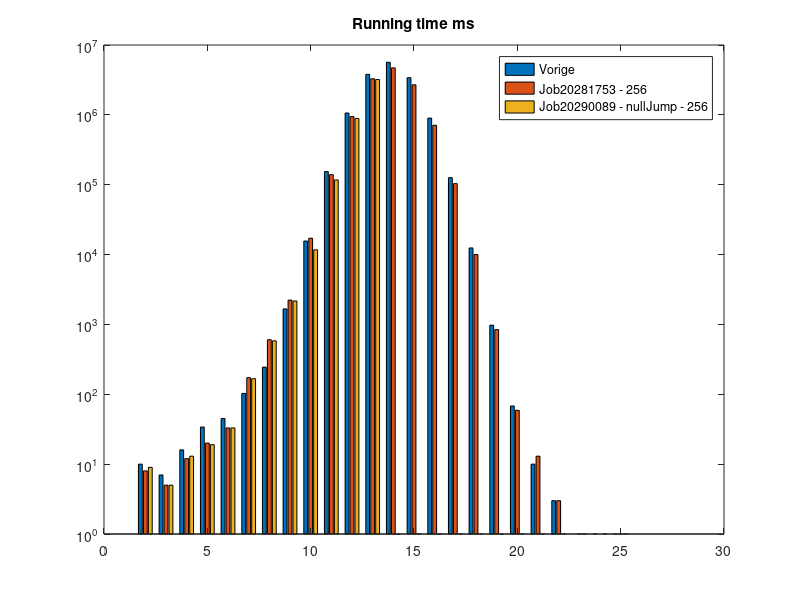
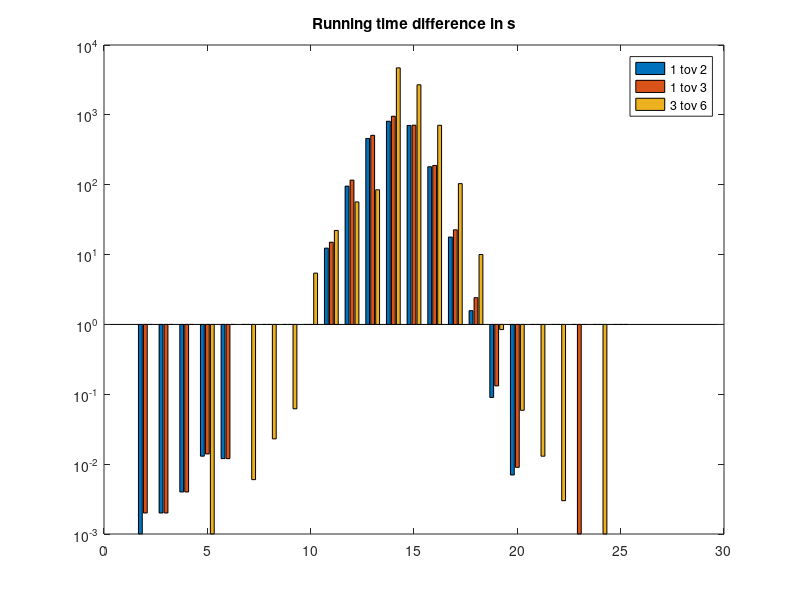
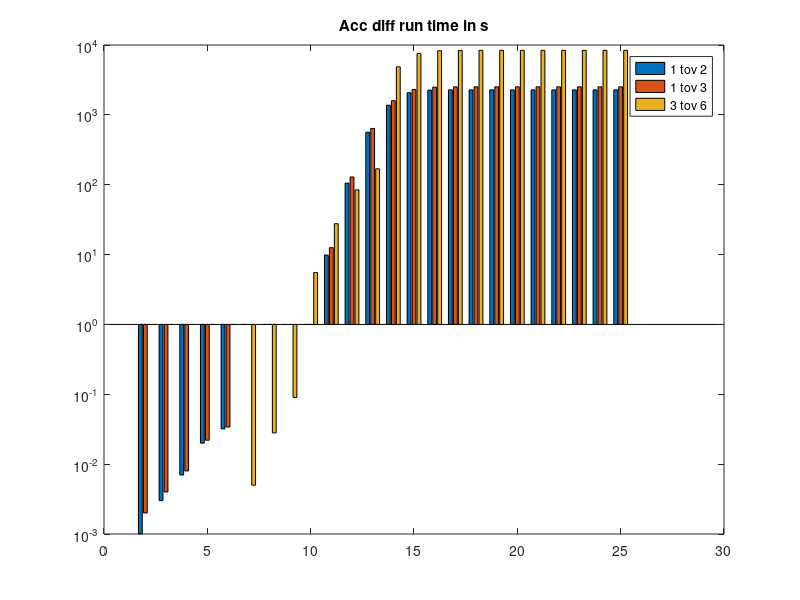
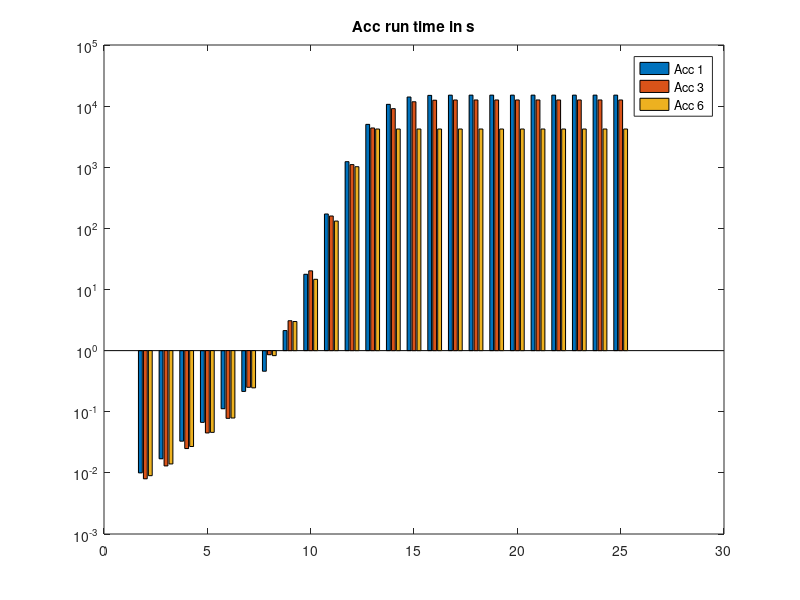

MATLAB code for these plots, in order:
close all
clc

X = 2:25;
Y2 = zeros([1 24]);
Y4 = zeros([1 24]);
Y5 = zeros([1 24]);
Y6 = zeros([1 24]);

% Y1 - 4,2u
Y1       = [10, 7, 16, 34, 45, 103, 245, 1669, 15624, 154239, 1062174, 3797288, 5661054, 3404493, 898401, 126276, 12442, 976, 68, 10, 3, 1, 0, 0];
% Y2 - 'Job20281461 - 256' - del/add 22 comps
Y2(1:21) = [9,  5, 12, 21, 33, 178, 625, 2292, 17111, 141878, 966757,  3337937, 4851132, 2699099, 717380, 108455, 10866, 886, 61, 15, 3];
% Y3 - curr Fastest: 3.5u - del/add
Y3       = [8,  5, 12, 20, 33, 173, 605, 2228, 17128, 139224, 945710,  3287401, 4705779, 2692819, 709728, 103660, 10027, 844, 59, 13, 3, 0, 1, 0];
% Y4 - cancelled - noTrim - 'Job20281806 - noTrim - 256'
Y4(1:11)  = [9,  6, 12, 20, 32, 173, 609, 2494, 27697, 238346, 1408245];
% Y5 - :  - pruneFrontOnly - Job20283061 - pruneCut - 256
Y5        = [9,  5, 12, 20, 31, 173, 599, 2380, 13088, 124332, 922677, 3345395, 4873226, 2967767, 821732, 123315, 12223, 908, 68, 13, 3, 0, 0, 0];  
% Y6 - nullJump - Job20290089 - 256
Y6(1:12)  = [9,  5, 13, 19, 33, 167, 582, 2166, 11700, 117072, 889036, 3202815];

T = [Y1 ; Y3 ; Y6];
figure
bar(X, T')
title('Running time ms')
set(gca,'YScale','log')
legend('Vorige', 'Job20281753 - 256', 'Job20290089 - nullJump - 256')

M = zeros([1 24]);
N = zeros([1 24]);
O = zeros([1 24]);
M(1:21) = (Y1(1:21) - Y2(1:21))/1000;
N       = (Y1 - Y3)/1000;
O       = (Y3 - Y6)/1000;
figure
bar(X, [M ; N ; O]')
set(gca,'YScale','log')
title('Running time difference in s')
legend('1 tov 2', '1 tov 3', '3 tov 6');

% Diff acc
AccM = cumsum(M);
AccN = cumsum(N);
AccO = cumsum(O);
figure
bar(X, [AccM ; AccN ; AccO]')
set(gca, 'YScale', 'log')
title('Acc diff run time in s')
legend('1 tov 2', '1 tov 3', '3 tov 6');

% Acc 
Acc1 = cumsum(Y1/1000);
Acc3 = cumsum(Y3/1000);
Acc6 = cumsum(Y6/1000);
figure
bar(X, [Acc1 ; Acc3 ; Acc6]')
set(gca,'YScale','log')
title('Acc run time in s')
legend('Acc 1', 'Acc 3', 'Acc 6');


DiffAcc3 = Acc1 - Acc3;
DiffAcc6 = Acc3 - Acc6;
figure
bar(X, [DiffAcc3 ; DiffAcc6]')
set(gca,'YScale','log')
title('Acc run time difference in s')
legend('1 tov 3', '3 tov 6');
